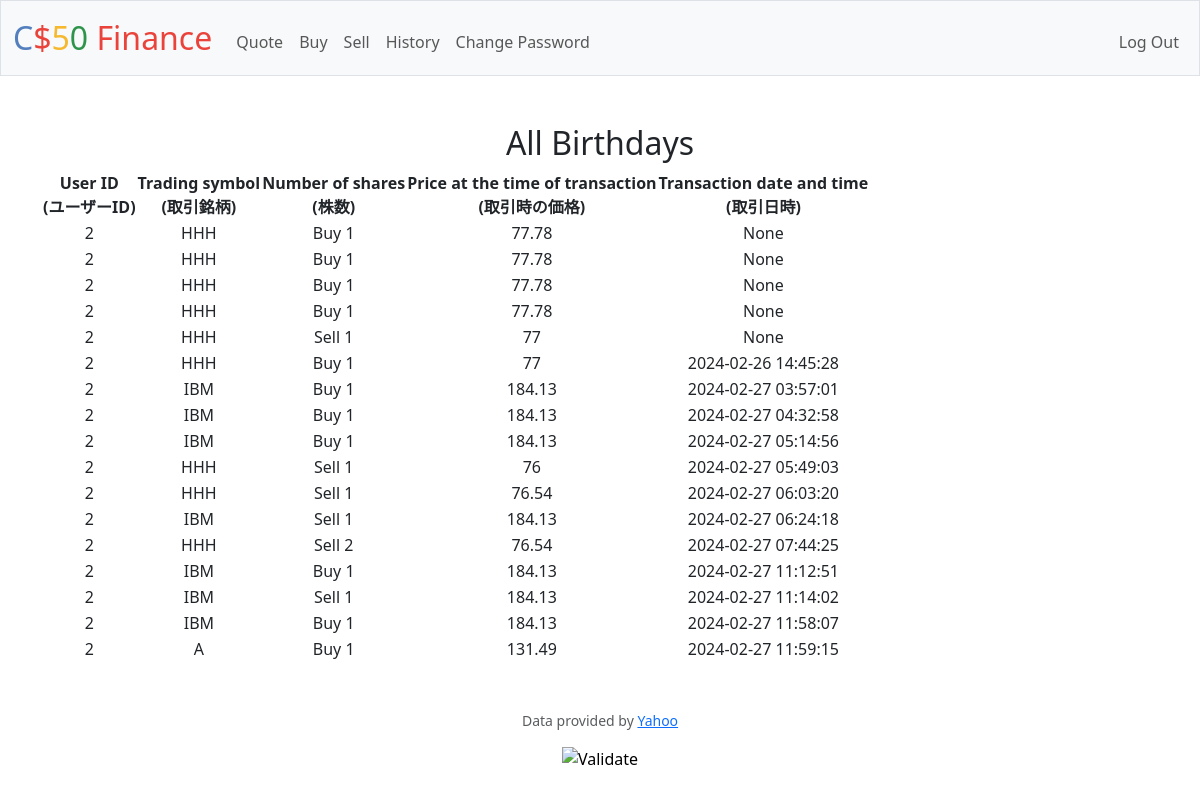
The app's page /history (signed in) with its own data.
### tables this page shows
CREATE TABLE transactions (user_id INTEGER, stock_symbol TEXT,num_shares INTEGER,  transaction_price NUMERIC, transaction_time DATETIME);

### app.py (the view)
@app.route("/history")
@login_required
def history():
    user_id = session["user_id"]
    logs = db.execute("SELECT * FROM transactions WHERE user_id = ?", user_id)
    for log in logs:
        print(type(log["num_shares"]))
    return render_template("history.html", logs=logs)

### app.py (called while the page is built)
@app.after_request
def after_request(response):
    response.headers["Cache-Control"] = "no-cache, no-store, must-revalidate"
    response.headers["Expires"] = 0
    response.headers["Pragma"] = "no-cache"
    return response

### helpers.py (called while the page is built)
def login_required(f):
    @wraps(f)
    def decorated_function(*args, **kwargs):
        if session.get("user_id") is None:
            return redirect("/login")
        return f(*args, **kwargs)
    return decorated_function

### templates/history.html (shortened to what this page needs)
{% extends "layout.html" %}
{% block main %}
    <div class="section">
        <h2>All Birthdays</h2>
        <table>
            <thead>
                <tr>
                    <th>User ID<br>(ユーザーID)</th>
                    <th>Trading symbol<br>(取引銘柄)</th>
                    <th>Number of shares<br>(株数)</th>
                    <th>Price at the time of transaction<br>(取引時の価格)</th>
                    <th>Transaction date and time<br>(取引日時)</th>
                </tr>
            </thead>
            <tbody>
                {% for log in logs %}
                    <tr>
                        <td>{{ log.user_id }}</td>
                        <td>{{ log.stock_symbol }}</td>
                        {% if log.num_shares < 0 %}
                        <td>Sell {{ -log.num_shares }}</td>
                        {% else %}
                            <td>Buy {{ log.num_shares }}</td>
                        {% endif %}
                        <td>{{ log.transaction_price }}</td>
                        <td>{{ log.transaction_time }}</td>
                    </tr>
                {% endfor %}
            </tbody>
        </table>
    </div>
{% endblock %}

### templates/layout.html (shortened to what this page needs)
<!DOCTYPE html>
<html lang="en">
    <head>
        <link href="https://cdn.jsdelivr.net/npm/bootstrap@5.3.2/dist/css/bootstrap.min.css" rel="stylesheet">
        <link href="/static/styles.css" rel="stylesheet">
    </head>
    <body>
        <nav class="bg-light border navbar navbar-expand-md navbar-light">
            <div class="container-fluid">
                <a class="navbar-brand" href="/"><span class="blue">C</span><span class="red">$</span><span class="yellow">5</span><span class="green">0</span> <span class="red">Finance</span></a>
                <div class="collapse navbar-collapse" id="navbar">
                    {% if session["user_id"] %}
                        <ul class="navbar-nav me-auto mt-2">
                            <li class="nav-item"><a class="nav-link" href="/quote">Quote</a></li>
                            <li class="nav-item"><a class="nav-link" href="/buy">Buy</a></li>
                            <li class="nav-item"><a class="nav-link" href="/sell">Sell</a></li>
                            <li class="nav-item"><a class="nav-link" href="/history">History</a></li>
                            <li class="nav-item"><a class="nav-link" href="/change_password">Change Password</a></li>
                        </ul>
                        <ul class="navbar-nav ms-auto mt-2">
                            <li class="nav-item"><a class="nav-link" href="/logout">Log Out</a></li>
                        </ul>
                    {% else %}
                        <ul class="navbar-nav ms-auto mt-2">
                            <li class="nav-item"><a class="nav-link" href="/register">Register</a></li>
                            <li class="nav-item"><a class="nav-link" href="/login">Log In</a></li>
                        </ul>
                    {% endif %}
                </div>
            </div>
        </nav>
        <main class="container py-5 text-center">
            {% block main %}{% endblock %}
        </main>
        <footer class="mb-5">
            <p class="mb-3 small text-center text-muted">
                Data provided by <a href="https://finance.yahoo.com/">Yahoo</a>
            </p>
            <form action="https://validator.w3.org/check" class="text-center" enctype="multipart/form-data" method="post" target="_blank">
                <input alt="Validate" src="/static/I_heart_validator.png" type="image">
            </form>
        </footer>
    </body>
</html>

### static/styles.css (style rules this page uses)
nav .navbar-brand { font-size: xx-large; }
nav .navbar-brand .blue { color: #537fbe; }
nav .navbar-brand .red { color: #ea433b; }
nav .navbar-brand .yellow { color: #f5b82e; }
nav .navbar-brand .green { color: #2e944b; }

### records on screen
transactions: user_id "2", stock_symbol "HHH", num_shares "1", transaction_price "77.78", transaction_time "None"
transactions: user_id "2", stock_symbol "HHH", num_shares "1", transaction_price "77.78", transaction_time "None"
transactions: user_id "2", stock_symbol "HHH", num_shares "1", transaction_price "77.78", transaction_time "None"
transactions: user_id "2", stock_symbol "HHH", num_shares "1", transaction_price "77.78", transaction_time "None"
transactions: user_id "2", stock_symbol "HHH", num_shares "1", transaction_price "77", transaction_time "None"
transactions: user_id "2", stock_symbol "HHH", num_shares "1", transaction_price "77", transaction_time "2024-02-26 14:45:28"
transactions: user_id "2", stock_symbol "IBM", num_shares "1", transaction_price "184.13", transaction_time "2024-02-27 03:57:01"
transactions: user_id "2", stock_symbol "IBM", num_shares "1", transaction_price "184.13", transaction_time "2024-02-27 04:32:58"
transactions: user_id "2", stock_symbol "IBM", num_shares "1", transaction_price "184.13", transaction_time "2024-02-27 05:14:56"
transactions: user_id "2", stock_symbol "HHH", num_shares "1", transaction_price "76", transaction_time "2024-02-27 05:49:03"
transactions: user_id "2", stock_symbol "HHH", num_shares "1", transaction_price "76.54", transaction_time "2024-02-27 06:03:20"
transactions: user_id "2", stock_symbol "IBM", num_shares "1", transaction_price "184.13", transaction_time "2024-02-27 06:24:18"
transactions: user_id "2", stock_symbol "HHH", num_shares "2", transaction_price "76.54", transaction_time "2024-02-27 07:44:25"
transactions: user_id "2", stock_symbol "IBM", num_shares "1", transaction_price "184.13", transaction_time "2024-02-27 11:12:51"
transactions: user_id "2", stock_symbol "IBM", num_shares "1", transaction_price "184.13", transaction_time "2024-02-27 11:14:02"
transactions: user_id "2", stock_symbol "IBM", num_shares "1", transaction_price "184.13", transaction_time "2024-02-27 11:58:07"
transactions: user_id "2", stock_symbol "A", num_shares "1", transaction_price "131.49", transaction_time "2024-02-27 11:59:15"
